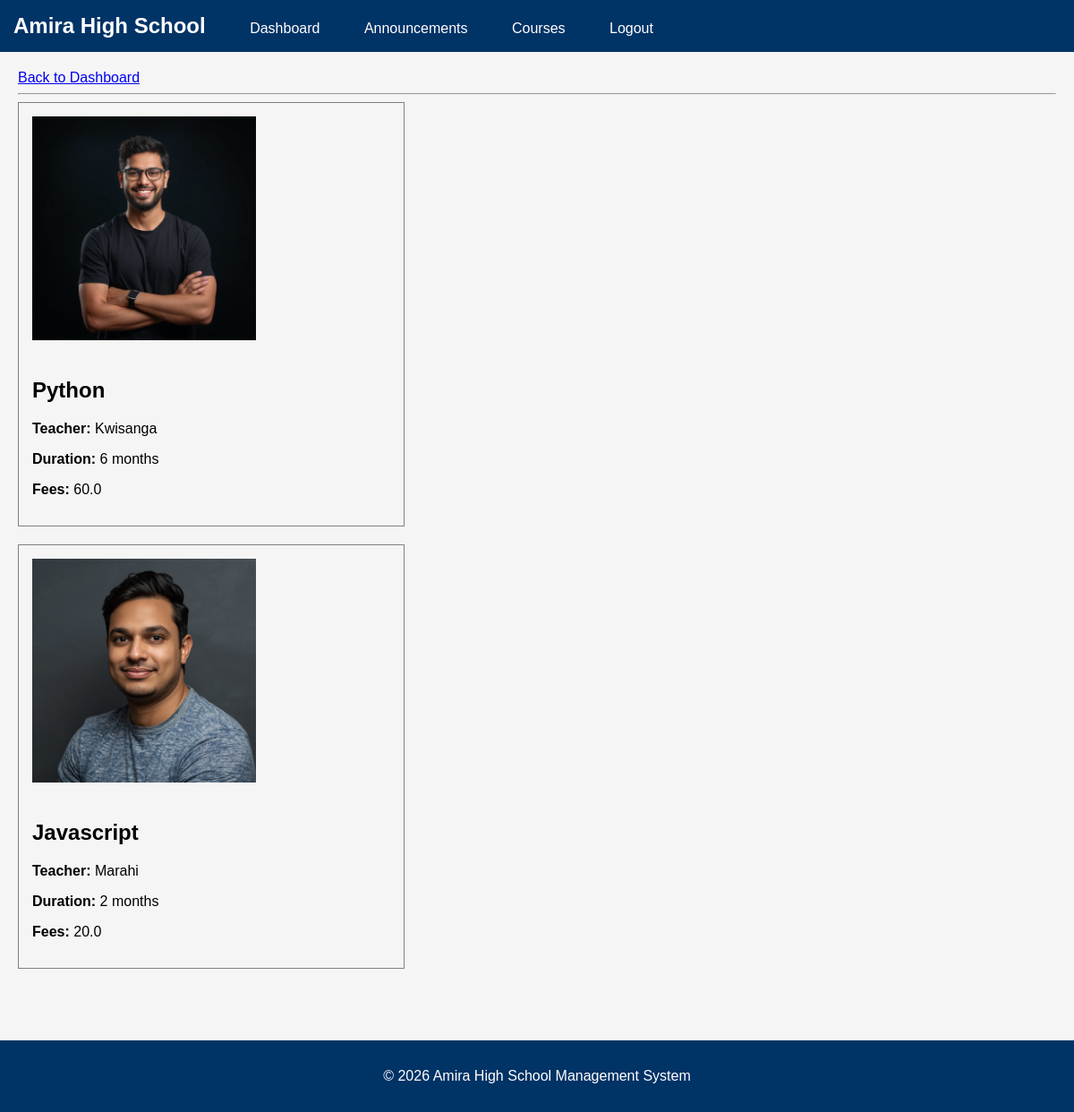
Page /student/courses (signed in) on the committed database.
### tables this page shows
CREATE TABLE courses (
    course_id INTEGER PRIMARY KEY AUTOINCREMENT,
    course_name TEXT NOT NULL,
    duration TEXT NOT NULL,
    teacher TEXT NOT NULL,
    fees REAL NOT NULL,
    photo TEXT
);

### app.py (the view)
@app.route("/student/courses")
def student_courses():
    if "user_id" not in session:
        return redirect("/login")
    if session["login_type"] != "student":
        return "Access Denied"
    courses = get_all_courses()
    return render_template(
        "student_courses.html",
        courses=courses
    )

### database.py (called while the page is built)
def get_connection():
    conn = sqlite3.connect(DATABASE)
    conn.row_factory = sqlite3.Row
    return conn

def get_all_courses():
    conn = get_connection()
    courses = conn.execute("""
    SELECT *
    FROM courses
    ORDER BY course_id ASC
    """).fetchall()
    conn.close()
    return courses

### templates/student_courses.html (shortened to what this page needs)
{% extends "base.html" %}
{% block content %}
<a href="/student/dashboard">
    Back to Dashboard
</a>
<hr>
{% for course in courses %}
<div style="
border:1px solid gray;
padding:15px;
margin-bottom:20px;
width:400px;
">
    {% if course.photo %}
    <img
    src="{{ url_for('static',
    filename='uploads/courses/' + course.photo) }}"
    width="250">
    <br><br>
    {% endif %}
    <h2>{{ course.course_name }}</h2>
    <p>
        <strong>Teacher:</strong>
        {{ course.teacher }}
    </p>
    <p>
        <strong>Duration:</strong>
        {{ course.duration }}
    </p>
    <p>
        <strong>Fees:</strong>
        {{ course.fees }}
    </p>
</div>
{% endfor %}
{% endblock %}

### static/css/style.css (style rules this page uses)
body { font-family: Arial, sans-serif; margin:0; background:#f5f5f5; }

### rows in the picture
courses: photo (picture), course_name "Python", teacher "Kwisanga", duration "6 months", fees "60.0"
courses: photo (picture), course_name "Javascript", teacher "Marahi", duration "2 months", fees "20.0"
